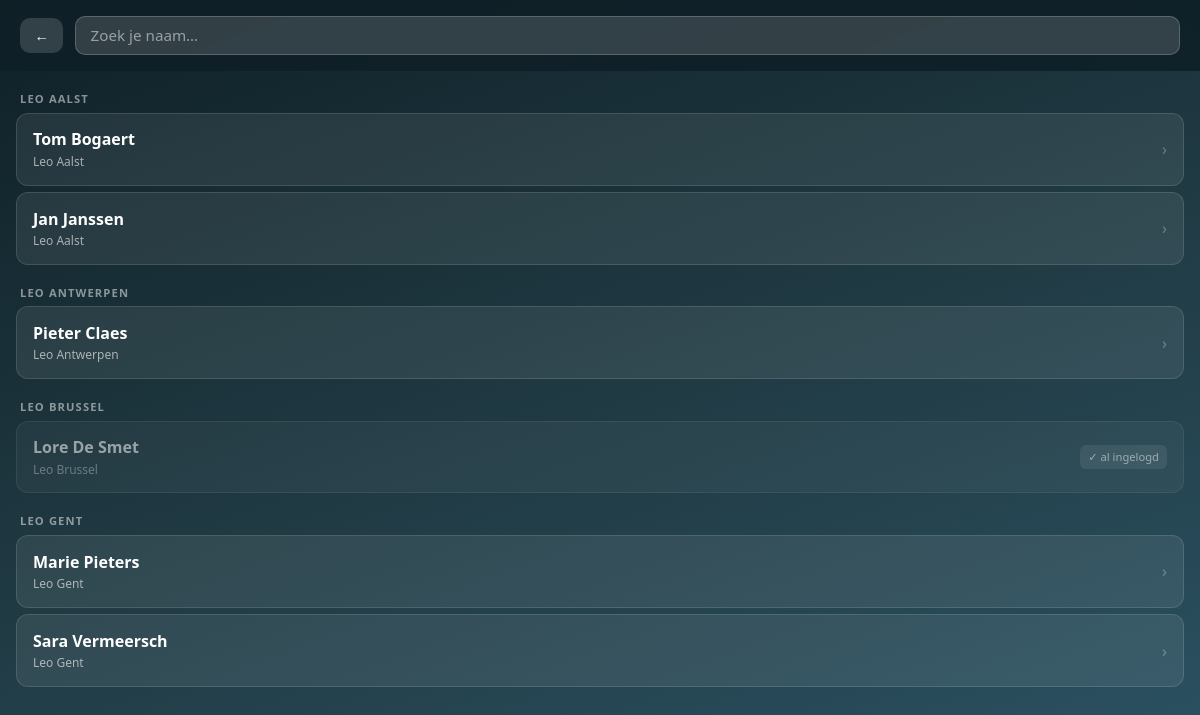
The page /join on the database its author committed.
### app.py (models this page shows)
class Participant(db.Model):
    id = db.Column(db.Integer, primary_key=True)
    first_name = db.Column(db.String(50), nullable=False)
    last_name = db.Column(db.String(50), nullable=False)
    club = db.Column(db.String(100), nullable=False)
    team_id = db.Column(db.Integer, db.ForeignKey("team.id"), nullable=True)
    checked_in = db.Column(db.Boolean, default=False)
    session_token = db.Column(db.String(64), nullable=True, unique=True)
    @property
    def full_name(self):
        return f"{self.first_name} {self.last_name}"

### app.py (the view, shortened to what this page needs)
@app.route("/join", methods=["GET", "POST"])
def participant_join():
    participants = Participant.query.order_by(Participant.club, Participant.last_name).all()
    teams = {t.id: t for t in Team.query.all()}
    by_club = {}
    for p in participants:
        by_club.setdefault(p.club, []).append(p)
    return render_template("participant/join.html",
                           by_club=by_club, teams=teams, has_teams=bool(teams))

### templates/participant/join.html (shortened to what this page needs)
<!DOCTYPE html>
<html lang="nl">
<head>
  <link rel="stylesheet" href="https://cdn.jsdelivr.net/npm/bootstrap@5.3.3/dist/css/bootstrap.min.css">
</head>
<body>
<div class="top-bar">
  <a href="{{ url_for('participant_index') }}" class="back-btn">←</a>
  <div class="search-wrap">
    <input type="text" class="search-input" id="searchInput" placeholder="Zoek je naam…" autocomplete="off" autofocus>
  </div>
</div>
<div id="participantList" class="club-section">
  {% for club, members in by_club.items() %}
  <div class="club-header club-label">{{ club }}</div>
  {% for person in members %}
  <div class="person-card {% if person.checked_in %}checked-in{% endif %}"
       data-id="{{ person.id }}"
       data-name="{{ person.full_name }}"
       data-club="{{ person.club }}"
       data-search="{{ (person.full_name ~ ' ' ~ person.club)|lower }}"
       onclick="{% if not person.checked_in %}selectPerson({{ person.id }}, {{ person.full_name|tojson }}, {{ person.club|tojson }}){% endif %}">
    <div>
      <div class="person-name">{{ person.full_name }}</div>
      <div class="person-club">{{ person.club }}</div>
    </div>
    {% if person.checked_in %}
    <span class="checkin-badge">✓ al ingelogd</span>
    {% else %}
    <span style="margin-left:auto; color:rgba(255,255,255,.3);">›</span>
    {% endif %}
  </div>
  {% endfor %}
  {% endfor %}
</div>
</body>
</html>

### templates/participant/join.html (style rules this page uses)
* { box-sizing: border-box; }
body { background: linear-gradient(160deg, #0f2027 0%, #203a43 50%, #2c5364 100%); min-height: 100vh; font-family: 'Segoe UI', system-ui, sans-serif; color: #fff; padding-bottom: 6rem; }
.top-bar { display: flex; align-items: center; padding: 1rem 1.25rem; gap: .75rem; position: sticky; top: 0; z-index: 100; background: rgba(15,32,39,.9); backdrop-filter: blur(8px); }
.back-btn { background: rgba(255,255,255,.15); border: none; border-radius: 10px; color: #fff; padding: .4rem .9rem; font-size: .9rem; text-decoration: none; flex-shrink: 0; }
.search-wrap { flex: 1; }
.search-input { width: 100%; background: rgba(255,255,255,.15); border: 1px solid rgba(255,255,255,.2); border-radius: 10px; color: #fff; padding: .45rem .9rem; font-size: .95rem; outline: none; }
.search-input::placeholder { color: rgba(255,255,255,.5); }
.club-section { margin: 0 1rem 1rem; }
.club-header { font-size: .7rem; font-weight: 700; letter-spacing: .1em; text-transform: uppercase; color: rgba(255,255,255,.5); padding: .5rem .25rem .3rem; margin-top: .75rem; }
.person-card { background: rgba(255,255,255,.08); border: 1px solid rgba(255,255,255,.12); border-radius: 12px; padding: .85rem 1rem; margin-bottom: .4rem; display: flex; align-items: center; cursor: pointer; transition: background .15s, border-color .15s; }
.person-card.checked-in { opacity: .55; cursor: default; }
.person-name { font-weight: 600; font-size: 1rem; }
.person-club { font-size: .75rem; color: rgba(255,255,255,.6); margin-top: .1rem; }
.checkin-badge { font-size: .7rem; background: rgba(255,255,255,.15); border-radius: 6px; padding: .2rem .5rem; margin-left: auto; flex-shrink: 0; }

### rows shown on the page
Participant: club "LEO AALST", full_name "Tom Bogaert", club "Leo Aalst"
Participant: full_name "Jan Janssen", club "Leo Aalst"
Participant: club "LEO ANTWERPEN", full_name "Pieter Claes", club "Leo Antwerpen"
Participant: club "LEO BRUSSEL", full_name "Lore De Smet", club "Leo Brussel", checked_in "✓ al ingelogd"
Participant: club "LEO GENT", full_name "Marie Pieters", club "Leo Gent"
Participant: full_name "Sara Vermeersch", club "Leo Gent"
